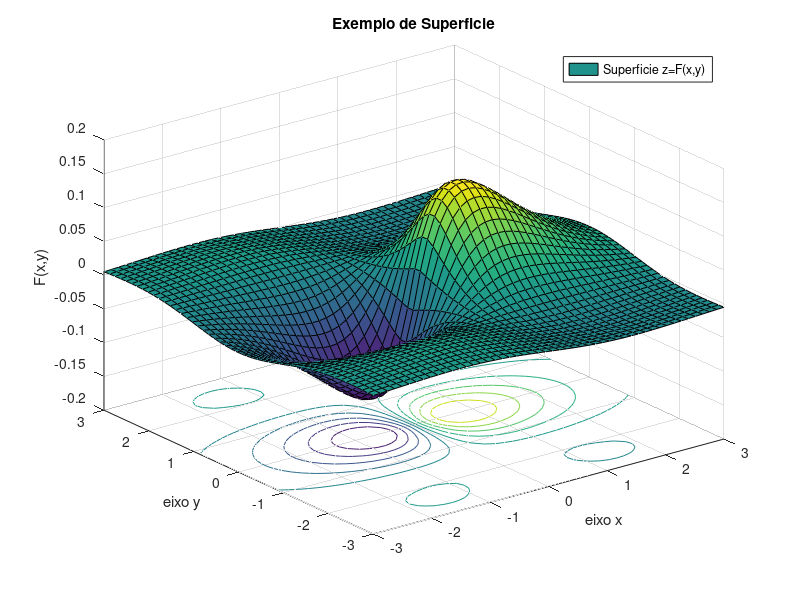

Here is the MATLAB script that generated this plot:
px = py = linspace (-3, 3, 50)';
[x, y] = meshgrid (px, py);
z = 3.5.^(-1.*sqrt(x.^2+y.^2)).*cos(y).*sin(0.5*x);
surfc (x, y, z);
xlabel('eixo x');
ylabel('eixo y');
zlabel ('F(x,y)')
title('Exemplo de Superficie');
legend('Superficie z=F(x,y)');
